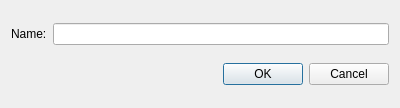
<?xml version="1.0" encoding="UTF-8"?>
<ui version="4.0">
 <class>Dialog</class>
 <widget class="QDialog" name="Dialog">
  <property name="geometry">
   <rect>
    <x>0</x>
    <y>0</y>
    <width>400</width>
    <height>108</height>
   </rect>
  </property>
  <property name="windowTitle">
   <string>New Folder</string>
  </property>
  <layout class="QGridLayout" name="gridLayout">
   <item row="0" column="0">
    <widget class="QLabel" name="label">
     <property name="text">
      <string>Name:</string>
     </property>
    </widget>
   </item>
   <item row="0" column="1">
    <widget class="QLineEdit" name="fileNameLineEdit"/>
   </item>
   <item row="1" column="0" colspan="2">
    <widget class="QDialogButtonBox" name="buttonBox">
     <property name="orientation">
      <enum>Qt::Horizontal</enum>
     </property>
     <property name="standardButtons">
      <set>QDialogButtonBox::Cancel|QDialogButtonBox::Ok</set>
     </property>
    </widget>
   </item>
  </layout>
 </widget>
 <resources/>
 <connections>
  <connection>
   <sender>buttonBox</sender>
   <signal>accepted()</signal>
   <receiver>Dialog</receiver>
   <slot>accept()</slot>
   <hints>
    <hint type="sourcelabel">
     <x>248</x>
     <y>254</y>
    </hint>
    <hint type="destinationlabel">
     <x>157</x>
     <y>274</y>
    </hint>
   </hints>
  </connection>
  <connection>
   <sender>buttonBox</sender>
   <signal>rejected()</signal>
   <receiver>Dialog</receiver>
   <slot>reject()</slot>
   <hints>
    <hint type="sourcelabel">
     <x>316</x>
     <y>260</y>
    </hint>
    <hint type="destinationlabel">
     <x>286</x>
     <y>274</y>
    </hint>
   </hints>
  </connection>
 </connections>
</ui>
